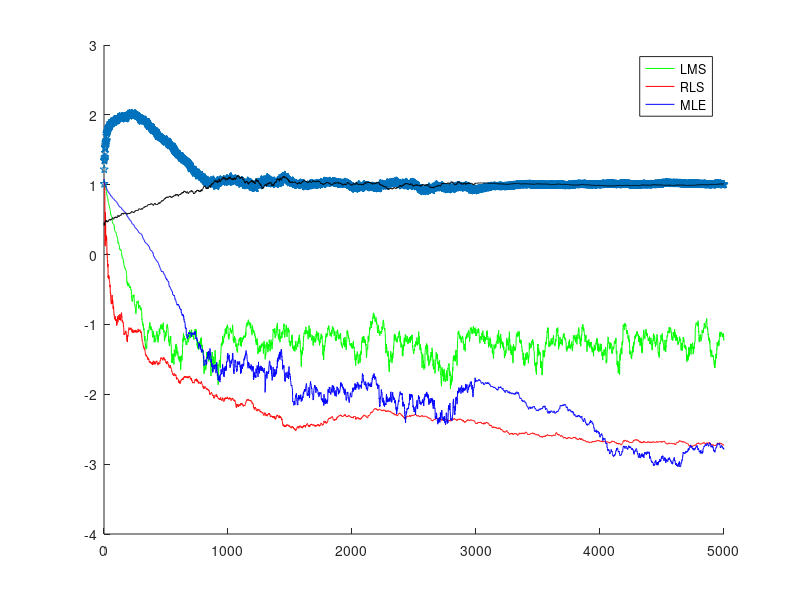

Source code (MATLAB):
%% 简单的极大似然自适应滤波(噪声为高斯白噪声)
clear all;
close all;
N = 5000;
n = 8;
for kk = 1:2
    UU = randn(n,N);
    VV = randn(1,N)  + 1;     %单个高斯噪声
    wo = randn(n,1);
    DD = wo' * UU + VV;
    w = randn(n,1);      %储存最开始的oumiga值，随着迭代，w_lms等会随着迭代次数变化
%LMS
    mu = 0.01;
    w_lms = w;
    w_rls = w;
    w_mle = w;
    for ii = 1:N
       Err_LMS(kk,ii) = norm(wo - w_lms);
       di = DD(ii);
       ui = UU(:,ii);
       ei = di - w_lms' * ui;
       w_lms = w_lms + mu * ei * ui;
    end
    %RLS
        lamda=1;
        Pk=eye(n)*10;
    for ii=1:N
        Err_RLS(kk,ii)=norm(wo-w_rls);
        uk=UU(:,ii);
        dk=DD(ii);
        
        ek=dk-w_rls'*uk;
        kn=Pk*uk/(lamda+uk'*Pk*uk);
        Pk=1/lamda*(Pk-kn*uk'*Pk);
        w_rls=w_rls+kn*ek;
    end
%MLE
miu = 0.5;     %均值
sigma = 0.5;   %标准差
   for ii = 1:N
       if ii == 1000
           mu = 0.01;
       end
       if ii == 1500
           mu = 0.005;
       end
       if ii == 3000
           mu = 0.001;
       end
       Err_MLE(kk,ii) = norm(wo - w_mle);
       di = DD(ii);
       ui = UU(:,ii);
       ei = di - w_mle' * ui;
       w_mle = w_mle + mu*(1/sigma)^2* (ei-miu) * ui;
       miu = miu + mu * (1/sigma)^2*(ei- miu);
       sigma = sigma + mu * ((ei-miu)^2/(sigma)^3 - 1/sigma);
       S(kk,ii) = sigma;
       M(kk,ii) = miu;
   end
end
figure,hold on;
plot(log(mean(Err_LMS)),'g');
plot(log(mean(Err_RLS)),'r');
plot(log(mean(Err_MLE)),'b');
plot((mean(S)), 'p'); 
plot((mean(M)), 'k');
legend('LMS','RLS','MLE')



